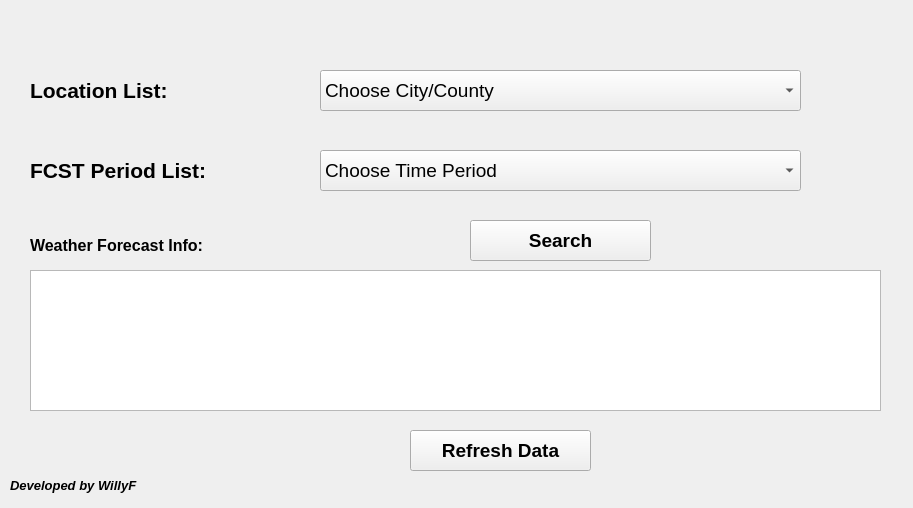
<?xml version="1.0" encoding="UTF-8"?>
<ui version="4.0">
 <class>TW_Weather_FCST</class>
 <widget class="QWidget" name="TW_Weather_FCST">
  <property name="geometry">
   <rect>
    <x>0</x>
    <y>0</y>
    <width>913</width>
    <height>508</height>
   </rect>
  </property>
  <property name="windowTitle">
   <string>TW_Weather_FCST</string>
  </property>
  <widget class="QPushButton" name="Refresh_Button">
   <property name="enabled">
    <bool>true</bool>
   </property>
   <property name="geometry">
    <rect>
     <x>410</x>
     <y>430</y>
     <width>181</width>
     <height>41</height>
    </rect>
   </property>
   <property name="font">
    <font>
     <family>Arial</family>
     <pointsize>14</pointsize>
     <weight>75</weight>
     <bold>true</bold>
    </font>
   </property>
   <property name="text">
    <string>Refresh Data</string>
   </property>
  </widget>
  <widget class="QLabel" name="List_Label">
   <property name="geometry">
    <rect>
     <x>30</x>
     <y>70</y>
     <width>301</width>
     <height>41</height>
    </rect>
   </property>
   <property name="font">
    <font>
     <family>Arial</family>
     <pointsize>16</pointsize>
     <weight>75</weight>
     <bold>true</bold>
    </font>
   </property>
   <property name="text">
    <string>Location List:</string>
   </property>
   <property name="alignment">
    <set>Qt::AlignJustify|Qt::AlignVCenter</set>
   </property>
  </widget>
  <widget class="QLabel" name="WillyF_Label">
   <property name="geometry">
    <rect>
     <x>10</x>
     <y>470</y>
     <width>411</width>
     <height>31</height>
    </rect>
   </property>
   <property name="font">
    <font>
     <family>Arial</family>
     <pointsize>10</pointsize>
     <weight>75</weight>
     <italic>true</italic>
     <bold>true</bold>
    </font>
   </property>
   <property name="text">
    <string>Developed by WillyF</string>
   </property>
   <property name="alignment">
    <set>Qt::AlignJustify|Qt::AlignVCenter</set>
   </property>
  </widget>
  <widget class="QLabel" name="Pic_Label">
   <property name="geometry">
    <rect>
     <x>680</x>
     <y>410</y>
     <width>80</width>
     <height>80</height>
    </rect>
   </property>
   <property name="font">
    <font>
     <family>Arial</family>
     <pointsize>16</pointsize>
     <weight>75</weight>
     <bold>true</bold>
    </font>
   </property>
   <property name="text">
    <string/>
   </property>
   <property name="alignment">
    <set>Qt::AlignCenter</set>
   </property>
  </widget>
  <widget class="QComboBox" name="Location_ComboBox">
   <property name="geometry">
    <rect>
     <x>320</x>
     <y>70</y>
     <width>481</width>
     <height>41</height>
    </rect>
   </property>
   <property name="font">
    <font>
     <family>Arial</family>
     <pointsize>14</pointsize>
    </font>
   </property>
   <property name="currentText">
    <string>Choose City/County</string>
   </property>
   <item>
    <property name="text">
     <string>Choose City/County</string>
    </property>
   </item>
  </widget>
  <widget class="QLabel" name="List_Label_2">
   <property name="geometry">
    <rect>
     <x>30</x>
     <y>150</y>
     <width>301</width>
     <height>41</height>
    </rect>
   </property>
   <property name="font">
    <font>
     <family>Arial</family>
     <pointsize>16</pointsize>
     <weight>75</weight>
     <bold>true</bold>
    </font>
   </property>
   <property name="text">
    <string>FCST Period List:</string>
   </property>
   <property name="alignment">
    <set>Qt::AlignJustify|Qt::AlignVCenter</set>
   </property>
  </widget>
  <widget class="QComboBox" name="Period_ComboBox">
   <property name="geometry">
    <rect>
     <x>320</x>
     <y>150</y>
     <width>481</width>
     <height>41</height>
    </rect>
   </property>
   <property name="font">
    <font>
     <family>Arial</family>
     <pointsize>14</pointsize>
    </font>
   </property>
   <property name="currentText">
    <string>Choose Time Period</string>
   </property>
   <item>
    <property name="text">
     <string>Choose Time Period</string>
    </property>
   </item>
  </widget>
  <widget class="QTableWidget" name="Info_Table">
   <property name="geometry">
    <rect>
     <x>30</x>
     <y>270</y>
     <width>851</width>
     <height>141</height>
    </rect>
   </property>
   <property name="font">
    <font>
     <family>Arial</family>
     <pointsize>10</pointsize>
    </font>
   </property>
   <property name="alternatingRowColors">
    <bool>false</bool>
   </property>
  </widget>
  <widget class="QLabel" name="label_4">
   <property name="geometry">
    <rect>
     <x>30</x>
     <y>230</y>
     <width>461</width>
     <height>31</height>
    </rect>
   </property>
   <property name="font">
    <font>
     <family>Arial</family>
     <pointsize>12</pointsize>
     <weight>75</weight>
     <bold>true</bold>
    </font>
   </property>
   <property name="text">
    <string>Weather Forecast Info:</string>
   </property>
   <property name="textFormat">
    <enum>Qt::MarkdownText</enum>
   </property>
   <property name="alignment">
    <set>Qt::AlignLeading|Qt::AlignLeft|Qt::AlignVCenter</set>
   </property>
  </widget>
  <widget class="QPushButton" name="Search_Button">
   <property name="enabled">
    <bool>true</bool>
   </property>
   <property name="geometry">
    <rect>
     <x>470</x>
     <y>220</y>
     <width>181</width>
     <height>41</height>
    </rect>
   </property>
   <property name="font">
    <font>
     <family>Arial</family>
     <pointsize>14</pointsize>
     <weight>75</weight>
     <bold>true</bold>
    </font>
   </property>
   <property name="text">
    <string>Search</string>
   </property>
  </widget>
  <widget class="QLabel" name="Pic_Label_2">
   <property name="geometry">
    <rect>
     <x>890</x>
     <y>400</y>
     <width>80</width>
     <height>80</height>
    </rect>
   </property>
   <property name="font">
    <font>
     <family>Arial</family>
     <pointsize>16</pointsize>
     <weight>75</weight>
     <bold>true</bold>
    </font>
   </property>
   <property name="text">
    <string/>
   </property>
   <property name="alignment">
    <set>Qt::AlignCenter</set>
   </property>
  </widget>
  <zorder>Pic_Label</zorder>
  <zorder>List_Label</zorder>
  <zorder>WillyF_Label</zorder>
  <zorder>Refresh_Button</zorder>
  <zorder>Location_ComboBox</zorder>
  <zorder>List_Label_2</zorder>
  <zorder>Period_ComboBox</zorder>
  <zorder>Info_Table</zorder>
  <zorder>label_4</zorder>
  <zorder>Search_Button</zorder>
  <zorder>Pic_Label_2</zorder>
 </widget>
 <resources/>
 <connections/>
</ui>
